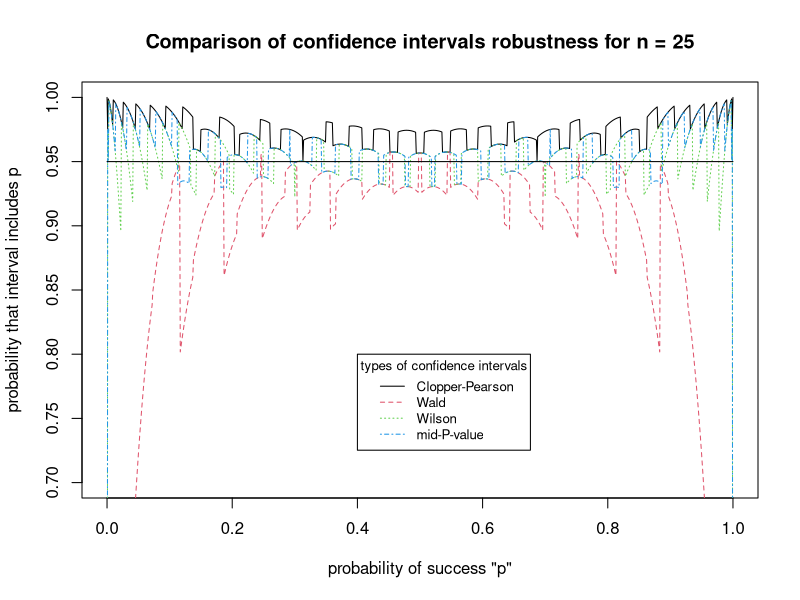

R code for this plot:
# Author: Łukasz Wilk

gir <- function( 
	n = 25, 
	jumpP = 0.001, 
	alpha = 0.05, 
	intervals = c("cp", "wald", "wilson", "midpv"), 
	style = c(1, 2, 3, 4), 
	color = c(1, 2, 3, 4) 
	) {
	
	#function for plotnig computed solution
	rys <- function( input, style, color ) {
		
		intervals = input$intervals
		alpha = input$alpha
		x = input$x
		
		plot( c(0, 1), c(0.7, 1), type = "n", xlab = "probability of success \"p\"",
		ylab = "probability that interval includes p" )
		if ( sum( "cp" == intervals ) == 1 ) { #check if user want to draw this plot
			p = sum( ("cp" == intervals) * c( 1:length(intervals) ) ) #this is for having same order in result as in intervals
			lines( x, input$inputCP, type = "l", lty = style[p], col = color[p] )
		}
		if( sum( "wald" == intervals ) == 1 ) {
			p = sum( ("wald" == intervals) * c( 1:length(intervals) ) )
			lines( x, input$inputWald, type = "l", lty = style[p], col = color[p] )
		}
		if( sum( "wilson" == intervals ) == 1 ) {
			p=sum( ("wilson" == intervals) * c( 1:length(intervals) ) )
			lines( x, input$inputWilson, type = "l", lty = style[p], col = color[p] )
		}
		if( sum( "midpv" == intervals ) == 1 ) {
			p=sum( ("midpv" == intervals) * c( 1:length(intervals) ) )
			lines( x, input$inputMidPV, type = "l", lty = style[p], col = color[p])
		}
		intervals[intervals == "cp"]="Clopper-Pearson"
		intervals[intervals == "wald"]="Wald"
		intervals[intervals == "wilson"]="Wilson"
		intervals[intervals == "midpv"]="mid-P-value"
		#here we draw line 1-alpha
		lines( c(0, 1), c(1-alpha, 1-alpha), type = "l", lwd = 1, col = 1 )
		legend(0.4, 0.8, intervals, cex = 0.8, lty = style, title = "types of confidence intervals", col = color)
		title(paste("Comparison of confidence intervals robustness for n =",n))
	}


  #function for computing roustnes of intervals
	gen <- function( n, jumpP, alpha, intervals ) {

		left.end <- function(p, x, n, alpha) {
			pbeta(p, x, n-x+1) - alpha/2 - dbinom(x, n, p)/2
		}
		
		right.end <- function(p, x, n, alpha){
			1-pbeta(p, x+1, n-x) - alpha/2 - dbinom(x, n, p)/2
		}
		
		library(Hmisc)
		q = 1/jumpP
		inputCP = c(0:q)
		inputWald = c(0:q)
		inputWilson = c(0:q)
		inputMidPV = c(0:q)
		#  these are vectors with "accuracy"
		
		# here we are starting to count intervals 
		intervalCP = binconf( c(0:n), n, method = "exact", alpha = alpha)
		intervalWald = binconf( c(0:n), n, method="asymptotic", alpha = alpha)
		intervalWilson = binconf( c(0:n), n, method="wilson", alpha = alpha)
		intervalMPV = 0
		for(k in 1:n) {
			intervalMPV = c(intervalMPV, uniroot(left.end, interval = c(0,k/n), x = k, n = n, alpha = alpha)$root )
		}
		
		for( k in 0:(n-1) ) {
			intervalMPV = c(intervalMPV, uniroot(right.end, interval = c(k/n,1), x = k, n = n, alpha = alpha)$root )
		}
		intervalMPV = c(intervalMPV, 1)
		
		if( sum( "cp" == intervals ) > 0 ) {
			p = 0
			for( i in 0:(q/2) ) {
				p = jumpP * i
				# p - current "x-axis"
				# q - amount of p-steps
				densityB = dbinom(c(0:n), n, p)
				inputCP[q+1-i] = inputCP[i+1] = sum( (intervalCP[ c( (n+2):(2*n+2) ) ]<=p) * (intervalCP[ c( (2*n+3):(3*n+3) ) ]>=p) * densityB )
			}
		}
		if( sum( "wald" == intervals ) > 0 ) {
			p = 0
			for( i in 0:(q/2) ) {
				p = jumpP * i
				densityB = dbinom(c(0:n), n, p)
				inputWald[q+1-i] = inputWald[i+1] = sum( (intervalWald[ c( (n+2):(2*n+2) ) ] < p) 
				        * (intervalWald[ c( (2*n+3):(3*n+3) ) ]>p) * densityB )
			}
		}
		if( sum( "wilson" == intervals ) > 0 ) {
			p = 0
			for( i in 0:(q/2) ) {
				p = jumpP * i
				densityB = dbinom(c(0:n), n, p)
				inputWilson[q+1-i] = inputWilson[i+1] = sum( (intervalWilson[ c( (n+2):(2*n+2) ) ]<p) * (intervalWilson[ c( (2*n+3):(3*n+3) ) ]>p) * densityB )
			}
		}
		if( sum( "midpv" == intervals ) > 0 ) {
			p = 0
			for( i in 0:(q/2) ) {
				p = jumpP * i
				densityB = dbinom(c(0:n), n, p)
				inputMidPV[q+1-i] = inputMidPV[i+1] = sum( (intervalMPV[ c(1:(n+1) ) ]<p) * (intervalMPV[ c( (n+2):(2*n+2) ) ]>p) * densityB )
			}
		}
			# assembling results
		result <- list(
			n = n, 
			jumpP = jumpP, 
			x = seq(0, 1, length = q+1), 
			inputCP = inputCP, 
			inputWilson = inputWilson, 
			inputWald = inputWald, 
			inputMidPV = inputMidPV,
			alpha = alpha,
			intervals = intervals
		)

		return(result)
	}

	rys( gen(n, jumpP, alpha, intervals), style, color)

#input (in function rys) - heve we input gen function output
#n - sample vector size
#jumpP - plot (and solution) resolution
#alpha - same as alpha elswhere (+ it draws line at 1-alpha)
#intervals - vector which methods to use "cp" "wald" "wilson" "midpv"
#style vektor lty(for plot)
#color vektor col(for plot)
}
gir()
